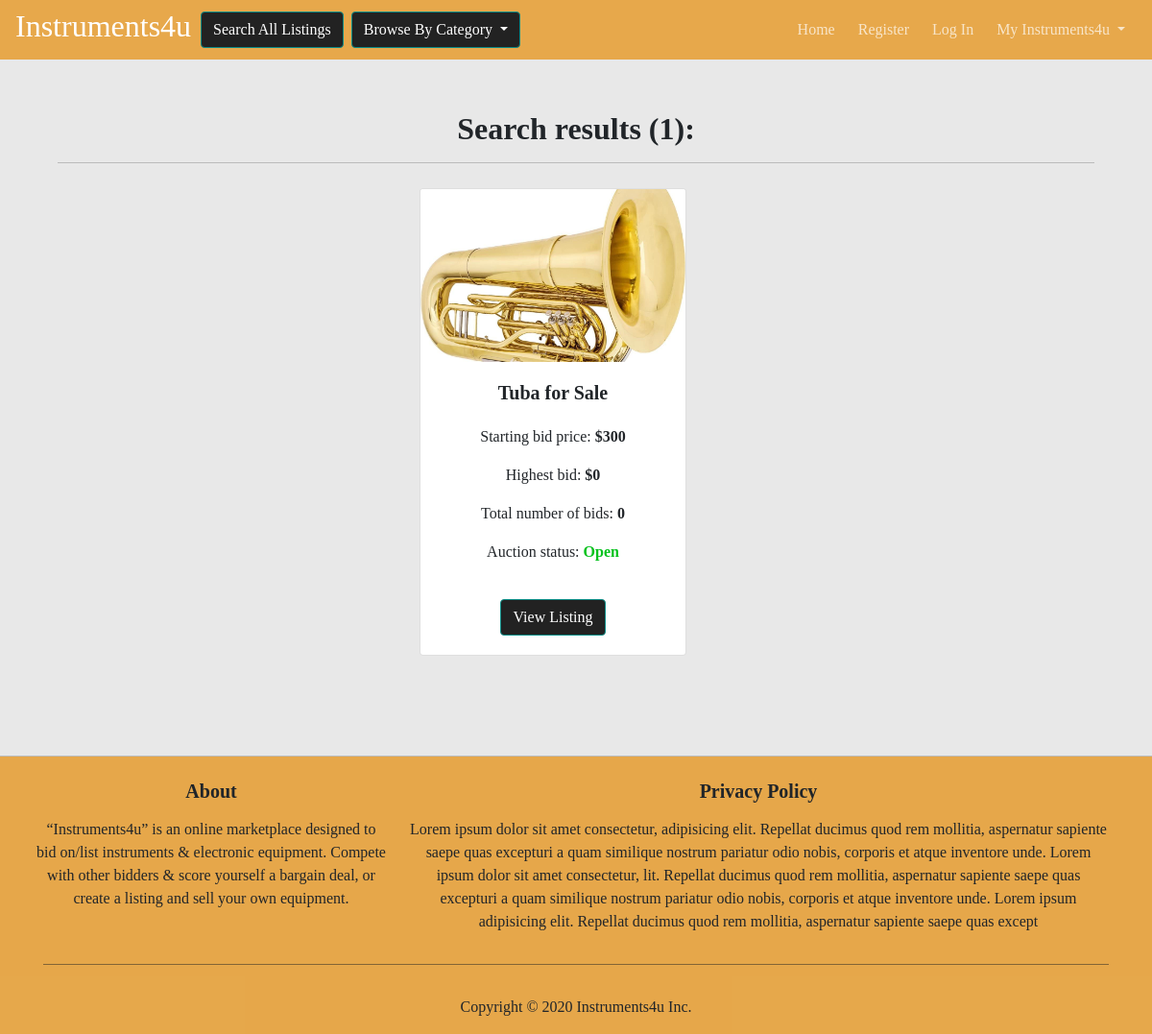
/browse/9, run on the app's committed database.
### auction/models.py (models this page shows)
class Listing(db.Model):
    __tablename__ = 'listings'
    id = db.Column(db.Integer, primary_key=True)
    listTitle = db.Column(db.String(50))
    listingDate = db.Column(db.DateTime, default=datetime.now())
    startBid = db.Column(db.Integer)
    highestBid = db.Column(db.Integer)
    totalNumberOfBids = db.Column(db.Integer)
    auctionStatus = db.Column(db.Boolean, nullable=False)
    watchlist = db.relationship('Watchlist', backref ='listing')
    instrument_id = db.Column(db.Integer, db.ForeignKey('instruments.id'))
    user_id = db.Column(db.Integer, db.ForeignKey('users.id'))

class Instrument(db.Model):
    __tablename__ = "instruments"
    id = db.Column(db.Integer, primary_key=True)
    instrument = db.Column(db.String(50))
    category = db.Column(db.String(20))
    model = db.Column(db.String(20))
    brand = db.Column(db.String(20))
    year = db.Column(db.String(4))
    colour = db.Column(db.String(20))
    description = db.Column(db.String(250))
    image = db.Column(db.String(400))
    listings = db.relationship('Listing', backref ='instrument')

### auction/views.py (the view)
@bp.route('/browse/<category>', methods = ['GET', 'POST'])
def browse(category):
    listings = Listing.query.all() # Get all listings
    lengthOfAllListings = len(listings) # Get number of total listings
    listOfResultLengths = list() # Create an empty list to append to
    listOfResultLengths.append(lengthOfAllListings) # Add total listing num as first list item
    allCategories = ["Acoustic Guitar", "Electric/Rock Guitar", "Bass Guitar", "Piano/Keyboard", "Drums & Percussion",
             "Electronic/MIDI/Synth", "Orchestra/Strings", "Jazz/Woodwind", "Studio Hardware/Recording", "DJ Mixers/CDJ's", "Other"]
    for thisCategory in allCategories:
        filteredCategory = Instrument.query.filter_by(category = thisCategory).all() # Get the chosen category
        lengthOfFilteredResult = len(filteredCategory) # Get the length of said category
        listOfResultLengths.append(lengthOfFilteredResult) # Append all categories total length to list
    return render_template('browse_all.html', listings = listings, category = category,
                            listOfResultLengths = listOfResultLengths, allCategories = allCategories)

### auction/templates/browse_all.html
{% extends 'base.html' %}
{% block content %}
<div class="container pagePadding">
    <div class="container">
        <div class="row">
            <div class="col-lg text-center">
                {% for totalListings in listOfResultLengths %}
                    {% if category|int == loop.index %}
                        <h2>Search results ({{totalListings}}):</h2>
                    {% endif %}
                {% endfor %}
                <hr>
            </div>
        </div>
        {% if listings %}
            <div class="row justify-content-center" style="padding-top: 10px;">
                {% for listing in listings %}
                    {% if category == "1"  %}
                        {% include "browse_reuse.html" %}
                    {% elif category == "2" and listing.instrument.category == "Acoustic Guitar" %}
                        {% include "browse_reuse.html" %}
                    {% elif category == "3" and listing.instrument.category == "Electric/Rock Guitar" %}
                        {% include "browse_reuse.html" %}
                    {% elif category == "4" and listing.instrument.category == "Bass Guitar" %}
                        {% include "browse_reuse.html" %}
                    {% elif category == "5" and listing.instrument.category == "Piano/Keyboard" %}
                        {% include "browse_reuse.html" %}
                    {% elif category == "6" and listing.instrument.category == "Drums & Percussion" %}
                        {% include "browse_reuse.html" %}
                    {% elif category == "7" and listing.instrument.category == "Electronic/MIDI/Synth" %}
                        {% include "browse_reuse.html" %}
                    {% elif category == "8" and listing.instrument.category == "Orchestra/Strings" %}
                        {% include "browse_reuse.html" %}
                    {% elif category == "9" and listing.instrument.category == "Jazz/Woodwind" %}
                        {% include "browse_reuse.html" %}
                    {% elif category == "10" and listing.instrument.category == "Studio Hardware/Recording" %}
                        {% include "browse_reuse.html" %}
                    {% elif category == "11" and listing.instrument.category == "DJ Mixers/CDJ" %}
                        {% include "browse_reuse.html" %}
                    {% elif category == "12" and listing.instrument.category == "Other" %}
                        {% include "browse_reuse.html" %}
                    {% endif %}
                {% endfor %}
            </div>
        {% endif %}
    </div>
</div>
{% endblock %}

### auction/templates/browse_reuse.html
{% block content %}
<div class="card mb-5 mr-5 px-0 col-md-3" style="width: 20rem; text-align: center;">
    <img src="{{listing.instrument.image}}" class="card-img-top" alt="">
    <div class="card-body">
        <h5 class="card-title"><b>{{listing.listTitle}}</b></h5>
        <div class="card-text" style="padding-top: 10px;">
            <p>Starting bid price:<b> ${{listing.startBid}}</b></p>
            <p>Highest bid:<b> ${{listing.highestBid}}</b></p>
            <p>Total number of bids:<b> {{listing.totalNumberOfBids}}</b></p>
            {% if listing.auctionStatus %}
                <p>Auction status: <b style="color: rgb(5, 194, 30);">Open</b></p>
            {% else %}
                <p>Auction status: <b style="color: rgb(194, 5, 5);">Closed</b></p>
            {% endif %}
            <p style="padding-top: 5px;"></p>
            <a href="{{url_for('listing.show', id = listing.id)}}" class="btn btn-primary">View Listing</a>
        </div>
    </div>
</div>
{% endblock %}

### auction/static/css/styleSheet.css (style rules this page uses)
body { font-family: "Century Gothic"; background-color: rgb(34, 34, 34, 0.1); }
h2, h3, h4 { font-weight: bold; }
.pagePadding { padding-top: 115px; padding-bottom: 40px; }
.btn { background-color: rgb(34, 34, 34); color: white; border-color: rgb(13, 141, 135); }
.sideBorder, hr { border-right-style: solid; border-width: 1.5px; border-color: rgb(187, 187, 187); }
.card-img-top { width: 100%; height: 15vw; object-fit: cover; }

### data on the page
Listing: instrument.image (picture), listTitle "Tuba for Sale", startBid "300", highestBid "0", totalNumberOfBids "0", shows "Auction status:", auctionStatus "Open"

### other printed values
{{ totalListings }} "1"
